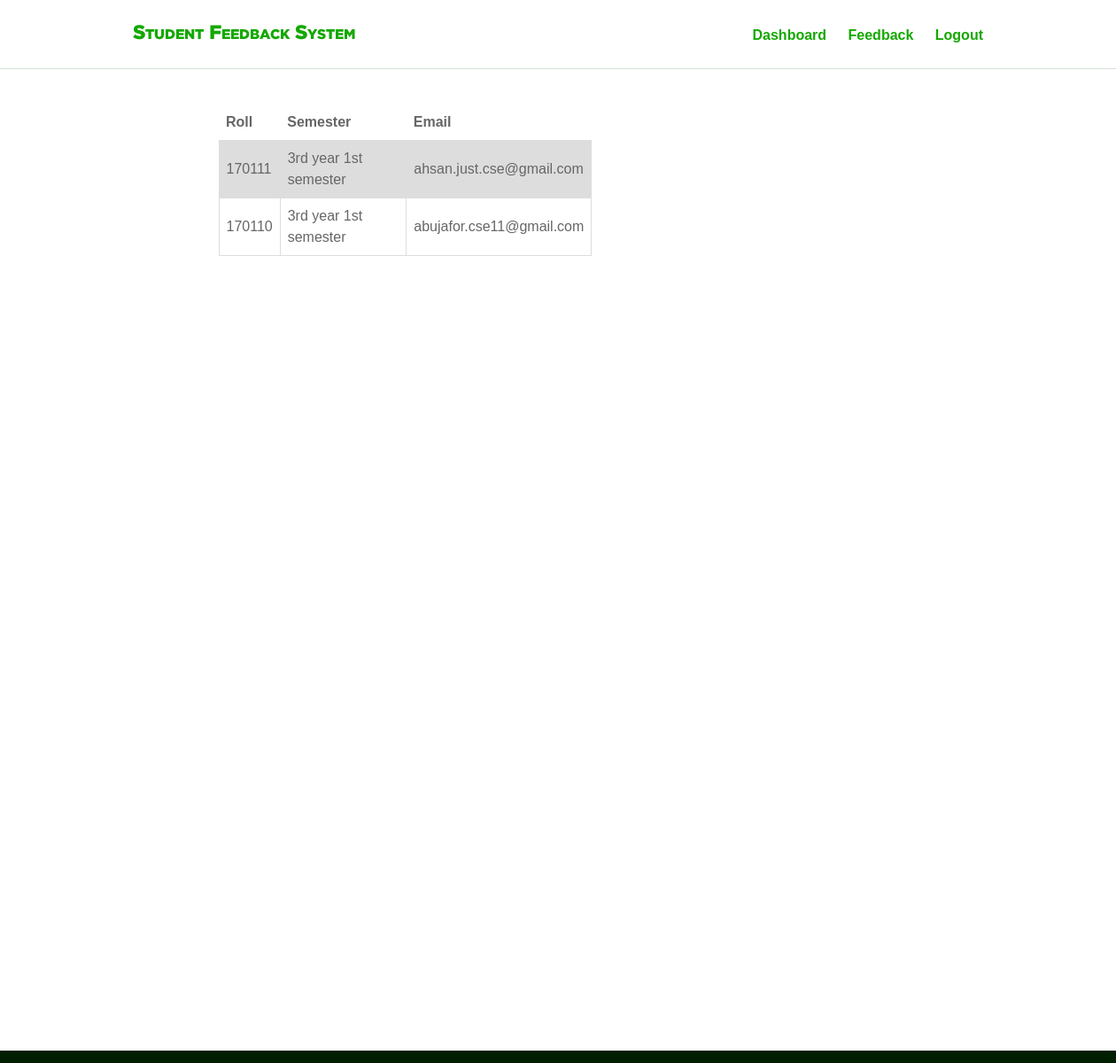
Screenshot of /notgiven/11 (signed in) with the database file from the repository.
### account/models.py (models this page shows)
class StudentProfile(models.Model):
    user = models.ForeignKey(User, on_delete=models.CASCADE)
    profile_pic = models.ImageField(upload_to='profile_pic', default='img_avatar2.png')
    dept = models.ForeignKey(Dept, on_delete=models.CASCADE)
    batch = models.ForeignKey(Batch, on_delete=models.CASCADE)
    year_semester = models.ForeignKey(Semester, default="", on_delete=models.CASCADE)
    contantnum = models.CharField(max_length=15, blank=True, null=True)
    pass_updated = models.BooleanField(default=False)
    def __str__(self):
        return self.user.username

class Semester(models.Model):
    name = models.CharField(max_length=200, unique=True)
    def __str__(self):
        return self.name

### account/views.py (the view)
# urls.py: path('notgiven/<int:pk>', views.notgiven, name='notgiven'),
@login_required(login_url = '/login/')
def notgiven(request, pk):
    revset = get_object_or_404(ReviewSet, pk=pk)
    students = StudentProfile.objects.filter(dept=revset.dept)
    reviews = Review.objects.filter(reviewfor=revset)
    given=[]
    for i in reviews:
        if i.user not in given:
            given.append(i.user)
    notgivenstu = []
    for i in students:
        if i not in given:
            if i.user not in given:
                notgivenstu.append(i)
            print(revset)
            print(notgivenstu)
            print(given)
    context = {
         'notgiven': notgivenstu
    }
    return render(request, 'back/notgiven.html', context)

### main/models.py (called while the page is built)
    def __str__(self):
        return self.name

### templates/back/notgiven.html
{% extends 'master.html' %}
{% load static %}
{% block body %}
{% include 'navbar.html' %}
<section id="hero_area">
    <div class="inner_hero container">
        <table>
            <tr>
                <th>Roll</th>
                <th>Semester</th>
                <th>Email</th>
            </tr>
            {% for i in notgiven %}
            <tr>
                <td>{{i.user.username}}</td>
                <td>{{i.year_semester}}</td>
                <td>{{ i.user.email }}</td>
            </tr>
            {% endfor %}
        </table>
    </div>
</section>
{% endblock %}

### static/css/style.css (style rules this page uses)
html { position: relative; min-height: 100%; }
body { color: #666666; font-family: Georgia, sans-serif; font-size: 16px; line-height: 1.5em; margin: 0; margin-bottom: 170px; }
.container { margin: 0 auto; max-width: 960px; width: 96%; }
#hero_area { background: #fff; margin: 40px; padding: 0; }
.inner_hero { overflow: visible; display: block; width: 65%; }
.inner_hero table { border-collapse: collapse; width: 55%; }
.inner_hero td, th { border: 1px solid #dddddd; text-align: left; padding: 8px; }
.inner_hero tr:nth-child(even) { background-color: #dddddd; }
.inner_feedback td, th { border: 1px solid #dddddd; text-align: left; padding: 8px; }
.inner_feedbackstatistics td, th { border: none; text-align: left; padding: 8px; }

### rows the page displays
StudentProfile: user.username "170111", year_semester "3rd year 1st semester", user.email "ahsan.just.cse@gmail.com"
StudentProfile: user.username "170110", year_semester "3rd year 1st semester", user.email "abujafor.cse11@gmail.com"
